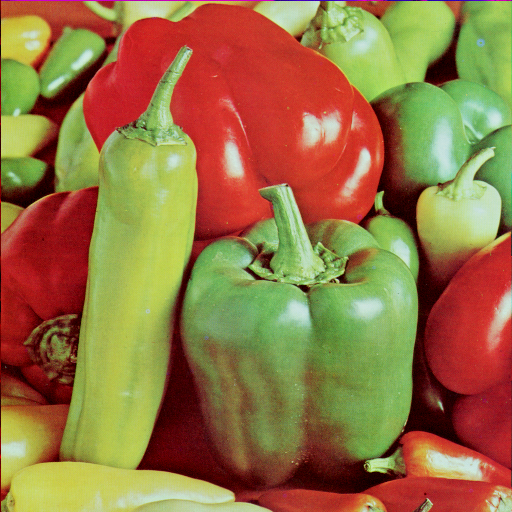
#> input picture backend/mlsb_algo_api/tests/cover_image/peppers.tiff, 512 x 512 px
$ python test.py   (older library calls are emulated)
#> lines starting #> are read from the running program, lines starting #| are printed output that depends on the picture
### backend/mlsb_algo_api/MultiLayerLSB.py
import numpy as np
from PIL import Image
import os
from cryptography.hazmat.primitives.ciphers import Cipher, algorithms, modes
from cryptography.hazmat.primitives import padding
from cryptography.hazmat.backends import default_backend
import secrets
from scipy.ndimage import gaussian_filter


class MultiLayerLSB:
    """
    MultiLayerLSB provides methods for multi-layer least significant bit (LSB) steganography with AES encryption.

    Methods:
        file_to_binary(file_path):
            Converts a file to a binary string.
            Args:
                file_path (str): Path to the input file.
            Returns:
                str: Binary string representation of the file.

        binary_to_file(binary_data, output_path):
            Converts a binary string back to a file and saves it.
            Args:
                binary_data (str): Binary string to convert.
                output_path (str): Path to save the output file.
            Returns:
                None

        message_to_binary(file_path):
            Converts a file to a binary string with metadata (type and length).
            Args:
                file_path (str): Path to the input file.
            Returns:
                str: Binary string with metadata.

        binary_to_message(binary_data, output_path=None):
            Converts a binary string with metadata back to the original message and optionally saves it.
            Args:
                binary_data (str): Binary string with metadata.
                output_path (str, optional): Path to save the output file.
            Returns:
                str or bytes: The extracted message (text or binary).

        aes_encrypt(data):
            Encrypts data using AES-CBC with PKCS7 padding.
            Args:
                data (bytes): Data to encrypt.
            Returns:
                tuple: (ciphertext (bytes), key (bytes), iv (bytes))

        aes_decrypt(ciphertext, key, iv):
            Decrypts AES-CBC encrypted data with PKCS7 padding.
            Args:
                ciphertext (bytes): Encrypted data.
                key (bytes): AES key.
                iv (bytes): Initialization vector.
            Returns:
                bytes: Decrypted data.

        embed_message(cover_image_path, stego_image_path, file_path, rounds=8, termination_sequence=b'<<END_OF_MESSAGE>>', is_encrypted=True):
            Embeds a message into an image using multi-layer LSB, with optional AES encryption.
            Args:
                cover_image_path (str): Path to the cover image.
                stego_image_path (str): Path to save the stego image.
                file_path (str): Path to the message file.
                rounds (int, optional): Number of LSB layers to use (1-8). Default is 8.
                termination_sequence (bytes, optional): Sequence to mark end of message. Default is b'<<END_OF_MESSAGE>>'.
                is_encrypted (bool, optional): Whether to encrypt the message with AES. Default is True.
            Returns:
                tuple: (stego_image_path (str), key (bytes or None), iv (bytes or None))

        extract_message(stego_image_path, output_path=None, rounds=8, key=None, iv=None, termination_sequence=b'<<END_OF_MESSAGE>>', is_encrypted=True):
            Extracts a message from a stego image, with optional AES decryption.
            Args:
                stego_image_path (str): Path to the stego image.
                output_path (str, optional): Path to save the extracted message.
                rounds (int, optional): Number of LSB layers used. Default is 8.
                key (bytes): AES key for decryption (if encrypted).
                iv (bytes): Initialization vector for decryption (if encrypted).
                termination_sequence (bytes, optional): Sequence marking end of message. Default is b'<<END_OF_MESSAGE>>'.
                is_encrypted (bool, optional): Whether the embedded message is encrypted. Default is True.
            Returns:
                tuple: (message (bytes), media_type (str))

        calculate_psnr(original_path, stego_path):
            Calculates the PSNR between the original and stego images.
            Args:
                original_path (str): Path to the original image.
                stego_path (str): Path to the stego image.
            Returns:
                float: PSNR value in dB.

        calculate_mse(original_path, stego_path):
            Calculates the Mean Squared Error between the original and stego images.
            Args:
                original_path (str): Path to the original image.
                stego_path (str): Path to the stego image.
            Returns:
                float: MSE value.

        calculate_ssim(original_path, stego_path):
            Calculates the Structural Similarity Index between the original and stego images.
            Args:
                original_path (str): Path to the original image.
                stego_path (str): Path to the stego image.
            Returns:
                float: SSIM value (between -1 and 1, higher is better).

        calculate_capacity(image_path, rounds=8):
            Calculates the maximum embedding capacity in bytes for a given image and number of rounds.
            Args:
                image_path (str): Path to the image.
                rounds (int, optional): Number of LSB layers. Default is 8.
            Returns:
                int: Maximum capacity in bytes.

        calculate_bpp(message_file, image_path, rounds=8):
            Calculates the bits per pixel (BPP) for the embedding.
            Args:
                message_file (str): Path to the message file.
                image_path (str): Path to the image.
                rounds (int, optional): Number of LSB layers. Default is 8.
            Returns:
                float: Bits per pixel value.

        get_media_type(stego_image_path):
            Extracts the media type from the stego image's metadata.
            Args:
                stego_image_path (str): Path to the stego image.
            Returns:
                str: The media type ('text', 'image', or 'audio').
    """
    def __init__(self, cover_image_path, stego_image_path):
        self.cover_image_path = cover_image_path
        self.stego_image_path = stego_image_path

    # [14 lines left out: functions file_to_binary, binary_to_file, not called in this run]

    @staticmethod
    def message_to_binary(file_path):
        """Convert a file (text, audio, image, or TIFF) to binary with metadata."""
        _, file_extension = os.path.splitext(file_path)
        file_extension = file_extension.lower()

        if file_extension == '.txt':
            message_type = 'text'
            with open(file_path, 'rb') as f:
                message = f.read()
            binary_message = ''.join(format(b, '08b') for b in message)
        elif file_extension in ['.mp3', '.wav']:
            message_type = 'audio'
            binary_message = MultiLayerLSB.file_to_binary(file_path)
        elif file_extension in ['.png', '.tiff', '.jpg', '.jpeg', '.bmp']:
            message_type = 'image'
            binary_message = MultiLayerLSB.file_to_binary(file_path)
        else:
            message_type = 'audio'
            binary_message = MultiLayerLSB.file_to_binary(file_path)

        type_map = {'text': '001', 'audio': '010', 'image': '011'}
        message_type_binary = type_map[message_type]
        message_length_binary = format(len(binary_message), '032b')
        return message_type_binary + message_length_binary + binary_message

    # [47 lines left out: functions binary_to_message, aes_encrypt, aes_decrypt, not called in this run]

    @staticmethod
    def embed_message(cover_image_path, stego_image_path, file_path, rounds=8, termination_sequence=b'<<END_OF_MESSAGE>>', is_encrypted=True):
        """
        Embeds a message into an image using multi-layer LSB, with optional AES encryption.
        Args:
            cover_image_path (str): Path to the cover image.
            stego_image_path (str): Path to save the stego image.
            file_path (str): Path to the message file.
            rounds (int, optional): Number of LSB layers to use (1-8). Default is 8.
            termination_sequence (bytes, optional): Sequence to mark end of message. Default is b'<<END_OF_MESSAGE>>'.
            is_encrypted (bool, optional): Whether to encrypt the message with AES. Default is True.
        Returns:
            tuple: (stego_image_path (str), key (bytes or None), iv (bytes or None))
        """
        if not 1 <= rounds <= 8:
            raise ValueError("Number of rounds must be between 1 and 8")

        with open(file_path, 'rb') as f:
            message_data = f.read()
        message_with_term = message_data + termination_sequence

        # Get the original file extension
        _, original_ext = os.path.splitext(file_path)

        if is_encrypted:
            encrypted_data, key, iv = MultiLayerLSB.aes_encrypt(message_with_term)
            temp_enc_file = f"temp_encrypted_payload{original_ext}"
            with open(temp_enc_file, 'wb') as f:
                f.write(encrypted_data)
            binary_message = MultiLayerLSB.message_to_binary(temp_enc_file)
            os.remove(temp_enc_file)
        else:
            key = None
            iv = None
            temp_plain_file = f"temp_plain_payload{original_ext}"
            with open(temp_plain_file, 'wb') as f:
                f.write(message_with_term)
            binary_message = MultiLayerLSB.message_to_binary(temp_plain_file)
            os.remove(temp_plain_file)

        cover = Image.open(cover_image_path)
        is_rgb = cover.mode == 'RGB'
        if not is_rgb:
            cover = cover.convert('L')
        cover_array = np.array(cover)

        channels = 3 if is_rgb else 1
        max_bits = cover_array.size * rounds * channels
        if len(binary_message) > max_bits:
            raise ValueError("Message too long for cover image capacity")

        bit_index = 0
        for round_num in range(rounds):
            if is_rgb:
                height, width, _ = cover_array.shape
                for y in range(height):
                    for x in range(width):
                        for channel in range(3):
                            if bit_index >= len(binary_message):
                                break
                            pixel = int(cover_array[y, x, channel])
                            mask = ~(1 << round_num)
                            pixel = pixel & mask
                            if bit_index < len(binary_message):
                                message_bit = int(binary_message[bit_index])
                                pixel = pixel | (message_bit << round_num)
                                cover_array[y, x, channel] = pixel
                                bit_index += 1
                        if bit_index >= len(binary_message):
                            break
                    if bit_index >= len(binary_message):
                        break
            else:
                height, width = cover_array.shape
                for y in range(height):
                    for x in range(width):
                        if bit_index >= len(binary_message):
                            break
                        pixel = int(cover_array[y, x])
                        mask = ~(1 << round_num)
                        pixel = pixel & mask
                        if bit_index < len(binary_message):
                            message_bit = int(binary_message[bit_index])
                            pixel = pixel | (message_bit << round_num)
                            cover_array[y, x] = pixel
                            bit_index += 1
                    if bit_index >= len(binary_message):
                        break

        stego_image = Image.fromarray(cover_array.astype(np.uint8))

        # Ensure stego_image_path has .png extension
        stego_base, _ = os.path.splitext(stego_image_path)
        stego_image_path = stego_base + '.png'

        # Always save as PNG for all stego images regardless of input format
        stego_image.save(stego_image_path, format='PNG')

        return stego_image_path, key, iv

    @staticmethod
    def extract_message(stego_image_path, output_path=None, rounds=8, key=None, iv=None, termination_sequence=b'<<END_OF_MESSAGE>>', is_encrypted=True):
        """
        Extracts a message from a stego image, with optional AES decryption.
        Args:
            stego_image_path (str): Path to the stego image.
            output_path (str, optional): Path to save the extracted message.
            rounds (int, optional): Number of LSB layers used. Default is 8.
            key (bytes): AES key for decryption (if encrypted).
            iv (bytes): Initialization vector for decryption (if encrypted).
            termination_sequence (bytes, optional): Sequence marking end of message. Default is b'<<END_OF_MESSAGE>>'.
            is_encrypted (bool, optional): Whether the embedded message is encrypted. Default is True.
        Returns:
            tuple: (message (bytes), media_type (str))
        """
        stego_image = Image.open(stego_image_path)
        stego_array = np.array(stego_image)
        is_rgb = stego_image.mode == 'RGB'
        if not is_rgb:
            stego_array = stego_array[..., np.newaxis]

        binary_message = ""
        message_type = None
        message_length = None

        for round_num in range(rounds):
            bits = ((stego_array >> round_num) & 1).flatten()
            binary_message += ''.join(str(b) for b in bits)
            if message_type is None and len(binary_message) >= 3:
                message_type_binary = binary_message[:3]
                binary_message = binary_message[3:]
                type_map = {'001': 'text', '010': 'audio', '011': 'image'}
                message_type = type_map.get(message_type_binary, None)
                if not message_type:
                    raise ValueError("Unsupported message type in extracted data.")
            if message_type is not None and message_length is None and len(binary_message) >= 32:
                message_length = int(binary_message[:32], 2)
                binary_message = binary_message[32:]
            if message_length is not None and len(binary_message) >= message_length:
                binary_message = binary_message[:message_length]
                break
        if message_type is None or message_length is None:
            raise ValueError("Could not extract message metadata")
        if message_type == 'text':
            # For encrypted text, keep as bytes
            if is_encrypted:
                message = bytes(int(binary_message[i:i+8], 2) for i in range(0, len(binary_message), 8))
            else:
                message = ''.join(chr(int(binary_message[i:i+8], 2)) for i in range(0, len(binary_message), 8))
        elif message_type in ['audio', 'image']:
            message = bytes(int(binary_message[i:i+8], 2) for i in range(0, len(binary_message), 8))
        else:
            raise ValueError("Invalid message type")

        if is_encrypted:
            if key is None or iv is None:
                raise ValueError("AES key and IV must be provided for decryption.")
            decrypted_data = MultiLayerLSB.aes_decrypt(message, key, iv)
            idx = decrypted_data.find(termination_sequence)
            if idx == -1:
                raise ValueError("Termination sequence not found in decrypted data!")
            original_message = decrypted_data[:idx]
        else:
            if isinstance(message, str):
                original_message = message.encode('utf-8')
            else:
                original_message = message

        if output_path:
            os.makedirs(os.path.dirname(output_path), exist_ok=True)
            with open(output_path, 'wb') as f:
                f.write(original_message)
        return original_message, message_type

    @staticmethod
    def calculate_mse(original_path, stego_path):
        """Calculate the Mean Squared Error between original and stego images.

        MSE = Σ(m,n)[I₁(m,n) - I₂(m,n)]² / (M * N)

        where:
        - I₁ and I₂ are the original and stego images
        - M, N are the image dimensions
        """
        original = np.array(Image.open(original_path).convert('RGB'), dtype=np.float64)
        stego = np.array(Image.open(stego_path).convert('RGB'), dtype=np.float64)

        # Calculate MSE for all channels
        mse = np.mean((original - stego) ** 2)
        return mse

    # [10 lines left out: function calculate_ssim, not called in this run]

    @staticmethod
    def calculate_psnr(original_path, stego_path):
        """Calculate PSNR between original and stego images."""
        mse = MultiLayerLSB.calculate_mse(original_path, stego_path)
        if mse == 0:
            return float('inf')  # No difference between images

        max_pixel = 255.0
        psnr = 20 * np.log10(max_pixel / np.sqrt(mse))
        return psnr

    @staticmethod
    def calculate_capacity(image_path, rounds=8):
        """Calculate maximum capacity in bytes based on image size, channels, and embedding rounds."""
        img = Image.open(image_path)
        is_rgb = img.mode == 'RGB'
        if not is_rgb:
            img = img.convert('L')  # Convert to grayscale if not RGB
        channels = 3 if is_rgb else 1
        total_pixels = img.size[0] * img.size[1]  # width * height

        # Calculate total bits available
        total_bits_available = total_pixels * rounds * channels

        # Subtract metadata bits (3 bits for type + 32 bits for length)
        metadata_bits = 35
        available_bits = total_bits_available - metadata_bits

        # Convert to bytes (8 bits per byte)
        max_bytes = available_bits // 8
        return max_bytes

    @staticmethod
    def calculate_bpp(message_file, image_path, rounds=8):
        """Calculate bits per pixel (BPP) for the embedding."""
        binary_message = MultiLayerLSB.message_to_binary(message_file)
        img = Image.open(image_path)
        is_rgb = img.mode == 'RGB'
        if not is_rgb:
            img = img.convert('L')  # Convert to grayscale if not RGB

        total_pixels = img.size[0] * img.size[1]  # width * height
        channels = 3 if is_rgb else 1

        # Calculate total bits available (including metadata)
        total_bits_available = total_pixels * rounds * channels

        # Calculate BPP (total message bits / total pixels)
        bpp = len(binary_message) / total_pixels
        return bpp

    # [22 lines left out: function get_media_type, not called in this run]

### backend/mlsb_algo_api/test.py
from MultiLayerLSB import MultiLayerLSB

# matplotlib.use('Qt5Agg')  # for Linux
import matplotlib.pyplot as plt
from PIL import Image
import os

def embed_and_analyze(cover_image, message_file, rounds=3, is_encrypted=True):
    base_name = os.path.splitext(cover_image)[0]
    stego_image = f"{base_name}_stego{os.path.splitext(cover_image)[1]}"

    # Get message size
    with open(message_file, 'rb') as f:
        message_size = len(f.read())
    print(f"Message size: {message_size} bytes")

    # Get maximum capacity
    max_capacity = MultiLayerLSB.calculate_capacity(cover_image, rounds=rounds)
    print(f"Maximum capacity: {max_capacity} bytes")

    if message_size > max_capacity:
        print(f"Warning: Message size ({message_size} bytes) exceeds maximum capacity ({max_capacity} bytes)")

    # Embed and get key, iv
    stego_image, key, iv = MultiLayerLSB.embed_message(cover_image, stego_image, message_file, rounds=rounds, is_encrypted=is_encrypted)
    print("Message embedded successfully.")

    psnr = MultiLayerLSB.calculate_psnr(cover_image, stego_image)
    bpp = MultiLayerLSB.calculate_bpp(message_file, cover_image, rounds=rounds)

    print(f"PSNR: {psnr:.2f} dB")
    print(f"Bits per pixel (BPP): {bpp:.4f}")

    return stego_image, message_size, max_capacity, psnr, bpp, key, iv

def extract_message(stego_image, output_extracted_file, rounds=3, key=None, iv=None, is_encrypted=True):
    extracted = MultiLayerLSB.extract_message(stego_image, output_path=output_extracted_file, rounds=rounds, key=key, iv=iv, is_encrypted=is_encrypted)

    # Get extracted message size
    with open(output_extracted_file, 'rb') as f:
        extracted_size = len(f.read())
    print(f"Extracted message size: {extracted_size} bytes")

    return extracted_size

def display_images_with_metrics(image_paths, titles, metrics):
    n = len(image_paths)
    fig, axes = plt.subplots(1, n, figsize=(6*n, 7))
    if n == 1:
        axes = [axes]
    for i, (ax, img_path) in enumerate(zip(axes, image_paths)):
        ax.imshow(Image.open(img_path))
        ax.set_title(titles[i], fontsize=16)
        ax.axis('off')
        # Add metrics as text below the image
        if metrics[i]:
            ax.text(0.5, -0.15, metrics[i], fontsize=12, ha='center', va='top', transform=ax.transAxes, wrap=True)
    plt.tight_layout()
    plt.show()

def test_all_types():
    cover_image = "tests/cover_image/peppers.tiff"
    rounds = 3

    # Text
    print("\n--- Testing TEXT message ---")
    text_file = "tests/text_message/lsbpayload.txt"
    stego_text, msg_size, max_cap, psnr, bpp, key, iv = embed_and_analyze(cover_image, text_file, rounds, is_encrypted=False)
#> (reads mlsb_algo_api/tests/lsbpayload.txt from the repository)
#> in calculate_capacity, img is the input picture: PIL image 512x512 RGB; mean R, G, B 149.8, 115.6, 66.5
#| Maximum capacity: 294907 bytes
#| Warning: Message size (847361 bytes) exceeds maximum capacity (294907 bytes)
#> after the loop in embed_message, `for round_num in range(rounds):`: bit_index = 2359296
#> in calculate_mse, `mse = np.mean((original - stego) ** 2)`: mse = 13.56
#> in calculate_psnr, `psnr = 20 * np.log10(max_pixel / np.sqrt(mse))`: psnr = 36.81
#| PSNR: 36.81 dB
#| Bits per pixel (BPP): 25.8595
#> stego_text = 'tests/cover_image/peppers_stego.png'; msg_size = 847361; max_cap = 294907; psnr = 36.81; bpp = 25.86
    extracted_text = "tests/output/lsbpayload_extracted.txt"
    extracted_size = extract_message(stego_text, extracted_text, rounds, is_encrypted=False)
#> the loop in extract_message, `for round_num in range(rounds):` made 3 passes
#> (message_type_binary, message_type, message_length) on pass 1: ('001', 'text', 6779032)
#> after the loop in extract_message, `for round_num in range(rounds):`: message_length = 6779032; type_map = {'001': 'text', '010': 'audio', '011': 'image'}
#> extracted_size = 294908
    metrics = [
        f"Message size: {msg_size} bytes\nMax capacity: {max_cap} bytes",
        f"PSNR: {psnr:.2f} dB\nBPP: {bpp:.4f}\nExtracted size: {extracted_size} bytes"
    ]
    display_images_with_metrics([cover_image, stego_text], ["Original", "Stego (Text)"], metrics)
#> in display_images_with_metrics, `plt.show()`:
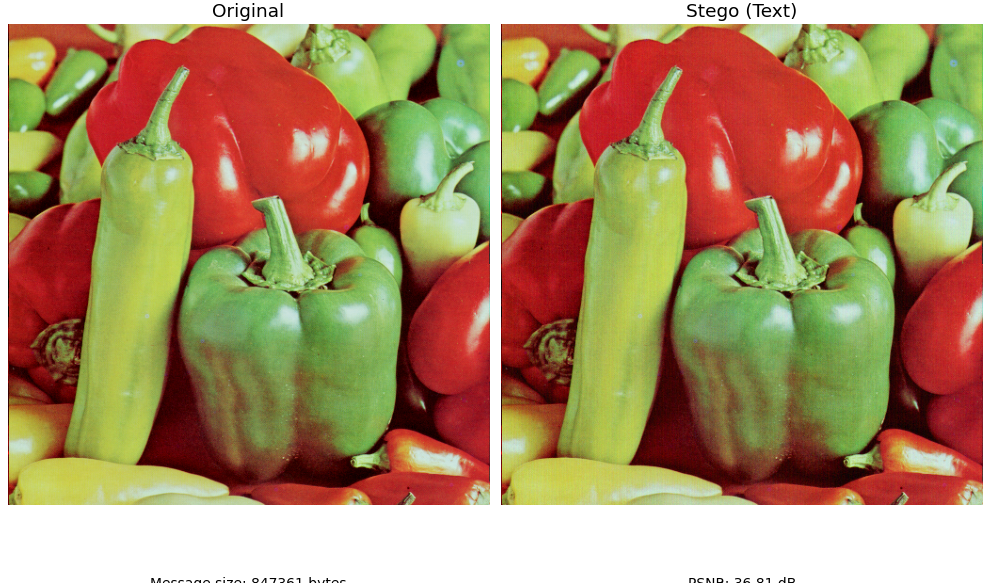
#> figure drawn by matplotlib, 2 panels

    # Audio
    print("\n--- Testing AUDIO message ---")
    audio_file = "tests/audio_message/notif.mp3"
    stego_audio, msg_size, max_cap, psnr, bpp, key, iv = embed_and_analyze(cover_image, audio_file, rounds)
#> (the rest of the program and of its run is left out)
